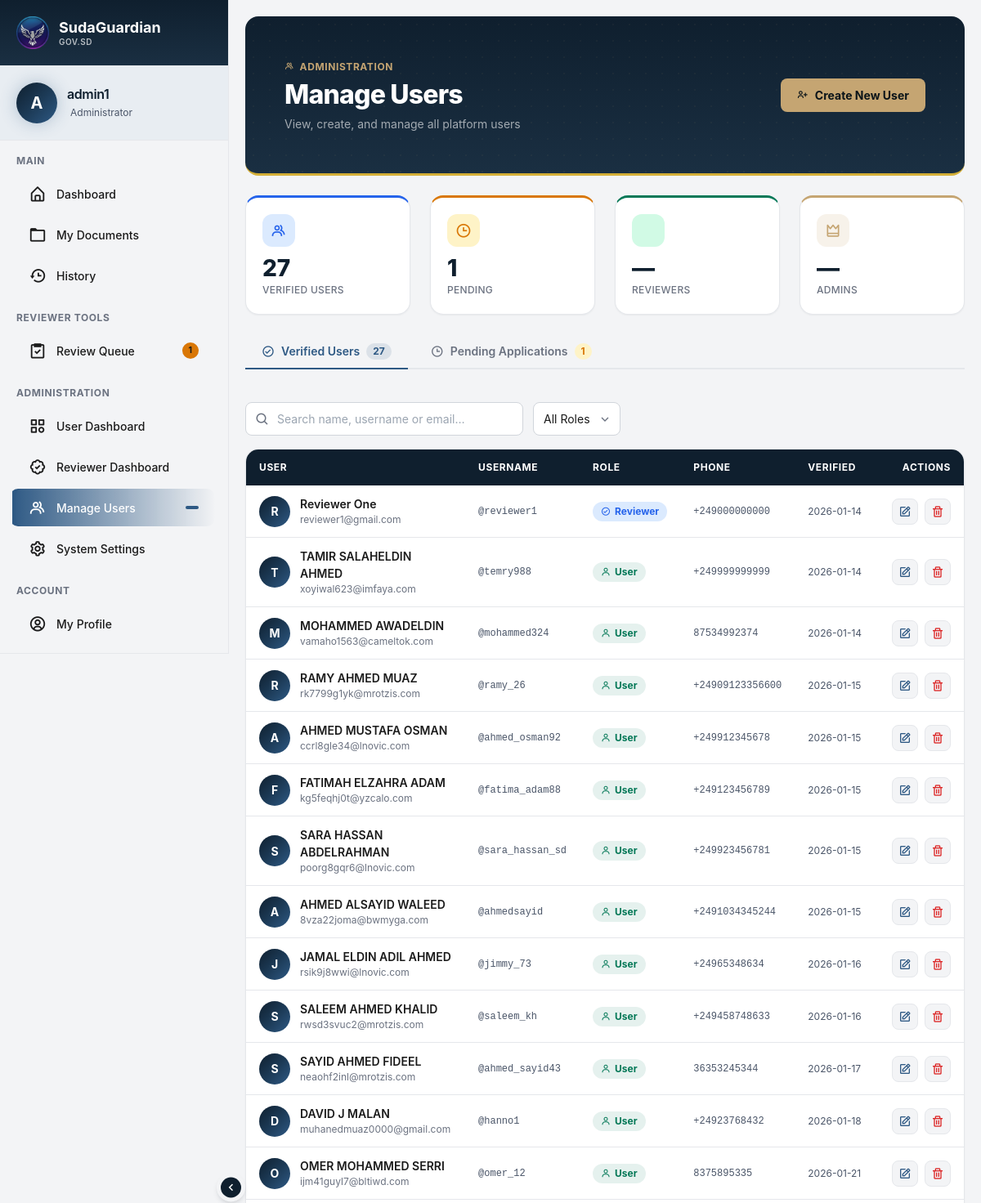
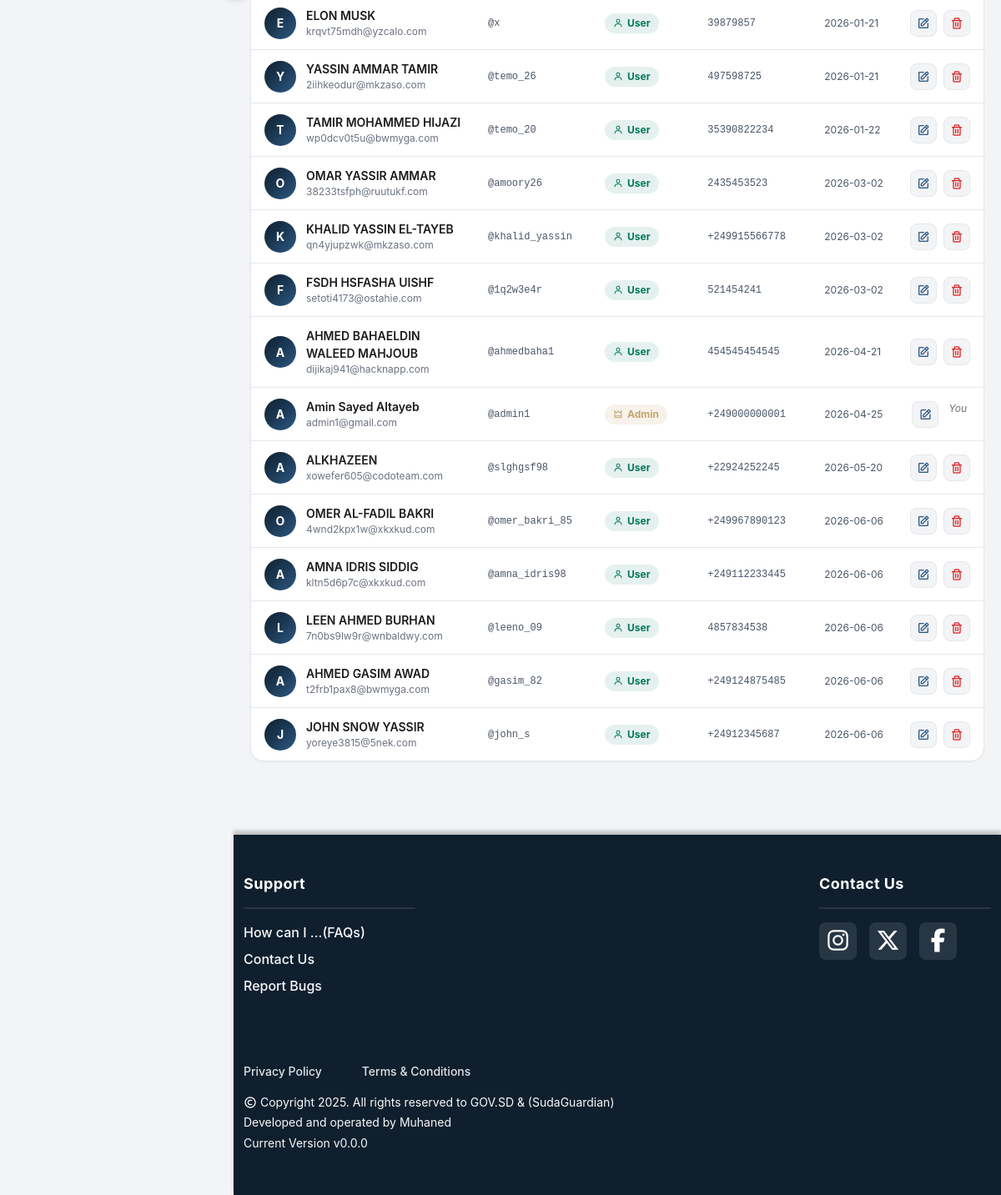
The app's page /manage-users (signed in), older data (2 pictures, top to bottom).
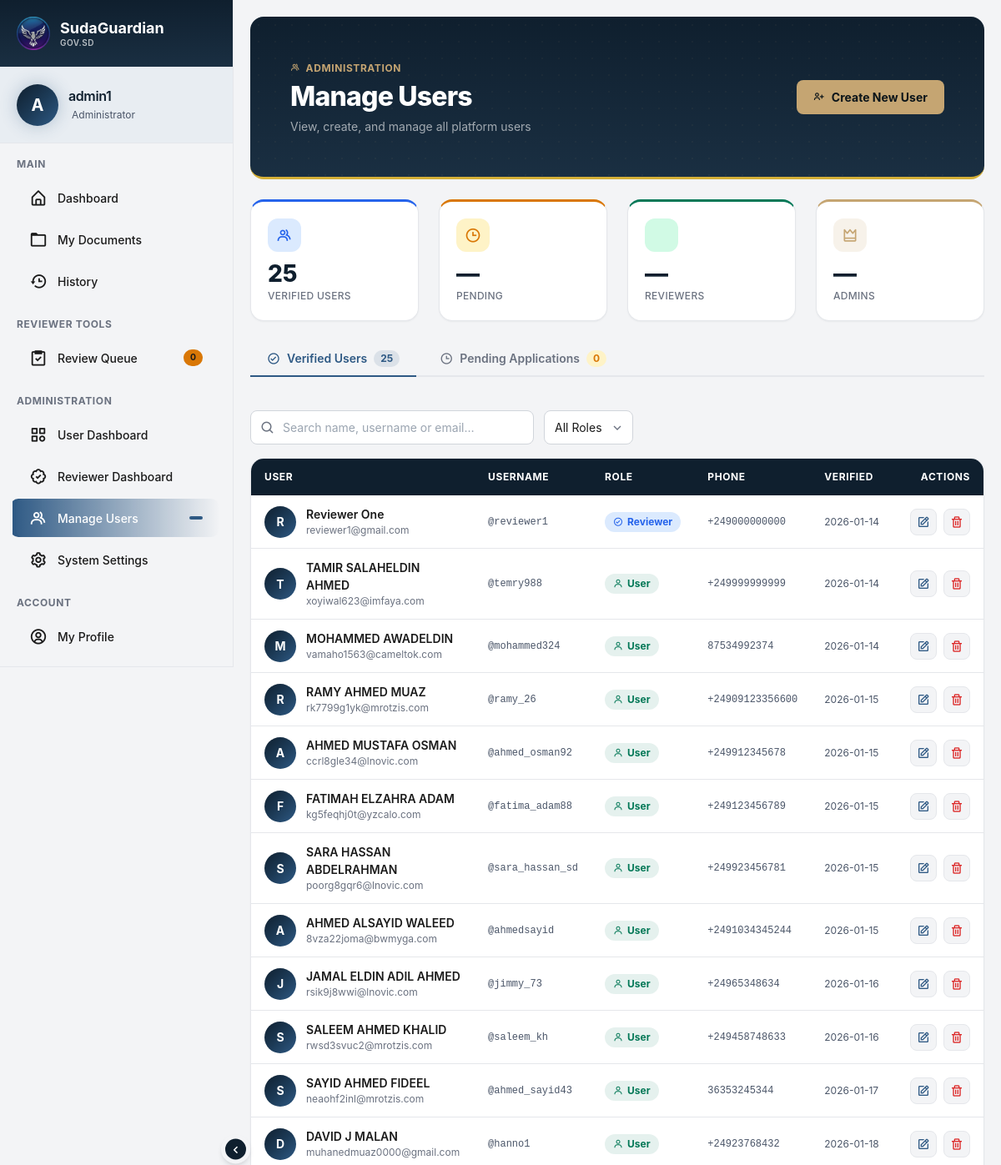
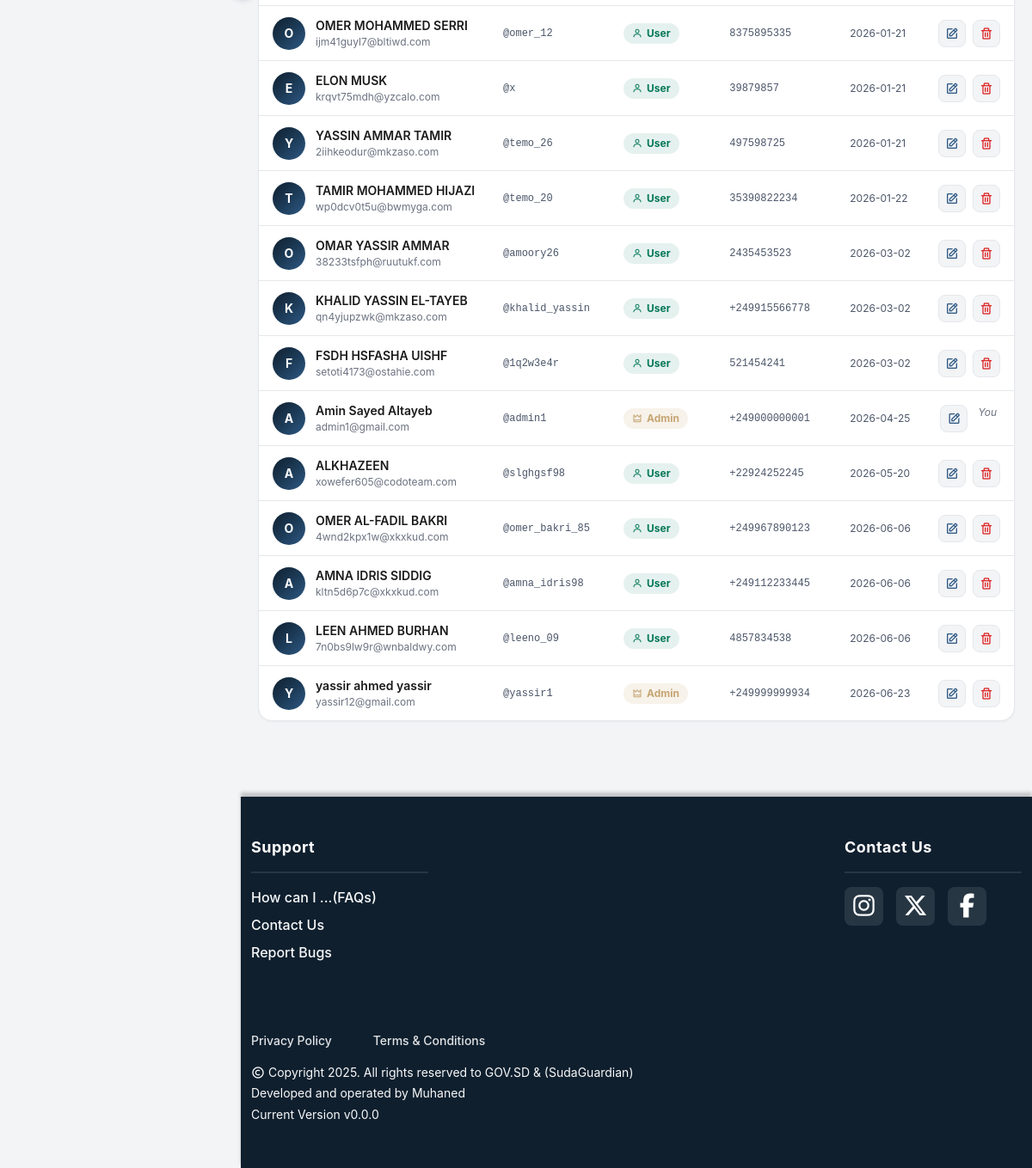
The same page, newer data (2 pictures, top to bottom).
### tables this page shows
CREATE TABLE users (
    id INTEGER PRIMARY KEY AUTOINCREMENT,
    username TEXT NOT NULL UNIQUE,
    password_hash TEXT,
    national_id_hash TEXT NOT NULL,
    full_name TEXT NOT NULL,
    birthdate TEXT,
    contact_email TEXT NOT NULL UNIQUE,
    contact_phone TEXT NOT NULL UNIQUE,
    verification_status TEXT NOT NULL DEFAULT 'verified',
    verified_at DATETIME NOT NULL,
    national_id_fast TEXT NOT NULL UNIQUE,
    role TEXT CHECK (role IN ('admin', 'user', 'reviewer')) NOT NULL
    , profile_picture TEXT, address TEXT, email_verified INTEGER NOT NULL DEFAULT 1);

### app.py (the view)
@app.route("/manage-users")
@login_required
@roles_required("admin")
def manage_users():
    pending_users = PendingUser.get_verified_pending_users()
    users = User.load_users()
    return render_template("manage_users.html", pending_users=pending_users, users=users)

### templates/manage_users.html (shortened to what this page needs)
{% extends "layout.html" %}
{% block head %}
<link rel="stylesheet" href="{{ url_for('static', filename='css/admin_style.css') }}">
{% endblock %}
{% block content %}
<div class="mu-wrapper">
    <div class="mu-header rounded-4 mb-4 p-5 position-relative overflow-hidden">
        <div class="d-flex align-items-center justify-content-between flex-wrap gap-3">
            <div>
                <p class="mu-eyebrow mb-1"><i class='bx bx-group'></i> Administration</p>
                <h1 class="mu-title mb-1">Manage Users</h1>
                <p class="mu-sub mb-0">View, create, and manage all platform users</p>
            </div>
            <button class="mu-btn-create" id="btnNewUser" type="button">
                <i class='bx bx-user-plus'></i> Create New User
            </button>
        </div>
    </div>
    <div class="row g-4 mb-4">
        <div class="col-6 col-md-3">
            <div class="mu-stat accent-blue">
                <div class="mu-stat-icon blue"><i class='bx bx-group'></i></div>
                <div class="mu-stat-value">{{ users|length if users else '—' }}</div>
                <div class="mu-stat-label">Verified Users</div>
            </div>
        </div>
        <div class="col-6 col-md-3">
            <div class="mu-stat accent-warn">
                <div class="mu-stat-icon warn"><i class='bx bx-time'></i></div>
                <div class="mu-stat-value">{{ pending_users|length if pending_users else '—' }}</div>
                <div class="mu-stat-label">Pending</div>
            </div>
        </div>
        <div class="col-6 col-md-3">
            <div class="mu-stat accent-green">
                <div class="mu-stat-icon green"></div>
                <div class="mu-stat-value">—</div>
                <div class="mu-stat-label">Reviewers</div>
            </div>
        </div>
        <div class="col-6 col-md-3">
            <div class="mu-stat accent-gold">
                <div class="mu-stat-icon gold"><i class='bx bx-crown'></i></div>
                <div class="mu-stat-value">—</div>
                <div class="mu-stat-label">Admins</div>
            </div>
        </div>
    </div>
    <div class="mu-tabs mb-4">
        <button class="mu-tab active" data-tab="verified">
            <i class='bx bx-check-circle'></i>
            Verified Users
            <span class="mu-tab-count">{{ users|length if users else 0 }}</span>
        </button>
        <button class="mu-tab" data-tab="pending">
            <i class='bx bx-time'></i>
            Pending Applications
            <span class="mu-tab-count mu-tab-count-warn">
                {{ pending_users|length if pending_users else 0 }}
            </span>
        </button>
    </div>
    <div class="mu-panel" id="panel-verified">
        <div class="mu-toolbar mb-3">
            <div class="mu-search-wrap">
                <i class='bx bx-search'></i>
                <input type="text" id="searchVerified"
                       placeholder="Search name, username or email…"
                       autocomplete="off">
            </div>
            <select class="mu-select" id="roleFilter">
                <option value="all">All Roles</option>
            </select>
        </div>
        <div class="mu-card">
            <div class="table-responsive">
                <table class="mu-table" id="verifiedTable">
                    <thead>
                        <tr>
                            <th>User</th>
                            <th>Username</th>
                            <th>Role</th>
                            <th>Phone</th>
                            <th>Verified</th>
                            <th class="text-end">Actions</th>
                        </tr>
                    </thead>
                    <tbody>
                        {% if users %}
                        {% for u in users %}
                        <tr data-name="{{ u.full_name | lower }}"
                            data-username="{{ u.username | lower }}"
                            data-email="{{ u.contact_email | lower }}"
                            data-role="{{ u.role }}">
                            <td>
                                <div class="mu-user-cell">
                                    <div class="mu-avatar">{{ u.full_name[0] | upper }}</div>
                                    <div>
                                        <div class="mu-user-name">{{ u.full_name }}</div>
                                        <div class="mu-user-email">{{ u.contact_email }}</div>
                                    </div>
                                </div>
                            </td>
                            <td class="mu-mono">@{{ u.username }}</td>
                            <td>
                                <span class="mu-role-badge mu-role-{{ u.role }}">
                                    {% if u.role == 'admin' %}<i class='bx bx-crown'></i>
                                    {% elif u.role == 'reviewer' %}<i class='bx bx-check-circle'></i>
                                    {% else %}<i class='bx bx-user'></i>{% endif %}
                                    {{ u.role | capitalize }}
                                </span>
                            </td>
                            <td class="mu-mono">{{ u.contact_phone or '—' }}</td>
                            <td class="mu-date">
                                {{ u.verified_at[:10] if u.verified_at else '—' }}
                            </td>
                            <td class="text-end">
                                <div class="d-flex gap-2 justify-content-end">
                                    <button class="mu-btn-icon mu-btn-edit"
                                            data-bs-toggle="modal"
                                            data-bs-target="#editModal"
                                            data-id="{{ u.id }}"
                                            data-name="{{ u.full_name }}"
                                            data-username="{{ u.username }}"
                                            data-email="{{ u.contact_email }}"
                                            data-phone="{{ u.contact_phone or '' }}"
                                            data-role="{{ u.role }}"
                                            title="Edit role">
                                        <i class='bx bx-edit'></i>
                                    </button>
                                    {% if u.id != current_user.id %}
                                    <button class="mu-btn-icon mu-btn-delete"
                                            data-bs-toggle="modal"
                                            data-bs-target="#deleteModal"
                                            data-id="{{ u.id }}"
                                            data-name="{{ u.full_name }}"
                                            title="Delete user">
                                        <i class='bx bx-trash'></i>
                                    </button>
                                    {% else %}
                                    <span class="mu-self-label">You</span>
                                    {% endif %}
                                </div>
                            </td>
                        </tr>
                        {% endfor %}
                        {% endif %}
                    </tbody>
                </table>
            </div>
        </div>
    </div>
</div>
{% endblock %}

### templates/layout.html (shortened to what this page needs)
<!DOCTYPE html>
<html lang="en">
<head>
    <link href="https://cdn.jsdelivr.net/npm/bootstrap@5.2.3/dist/css/bootstrap.min.css" rel="stylesheet"
>
    <link href="https://unpkg.com/boxicons@2.1.4/css/boxicons.min.css" rel="stylesheet">
    <link rel="stylesheet" href="{{ url_for('static', filename='css/styles.css') }}">
    {% block head %}{% endblock %}
</head>
<body>
    <div class="{% if current_user.is_authenticated %}layout-wrapper{% endif %}">
        {% if current_user.is_authenticated %}
        {% include 'sidebar.html' %}
        {% endif %}
        <div class="{% if current_user.is_authenticated %}main-content{% endif %}" id="mainContent">
            <main>
                <div class="w-100 mt-3 main-content-wrapper d-flex flex-column flex-grow-1 px-0">
                    <div class="page-content-body flex-grow-1">
                        {% block content %}
                        {% endblock %}
                    </div>
                    {% include 'footer.html' %}
                </div>
            </main>
        </div>
    </div>
</body>
</html>

### templates/sidebar.html (shortened to what this page needs)
{% block head %}
<link rel="stylesheet" href="{{ url_for('static', filename='css/sidebar.css') }}">
{% endblock %}
<aside class="offcanvas-lg offcanvas-start sidebar collapsed" id="sidebar">
    <div class="sidebar-header">
        <div class="sidebar-brand">
            <img src="{{ url_for('static', filename='logo.png') }}" alt="SudaGuardian Logo" class="sidebar-logo">
            <div class="sidebar-brand-text">
                <span class="sidebar-name">SudaGuardian</span>
                <span class="sidebar-subtitle">GOV.SD</span>
            </div>
        </div>
    </div>
    <div class="sidebar-user">
        <div class="user-avatar">
            <span>{{ current_user.username[:1].upper() }}</span>
        </div>
        <div class="user-info">
            <h6 class="user-name">{{ current_user.username }}</h6>
            <span class="user-role">
                {% if current_user.role == 'admin' %}
                 Administrator
                {% elif current_user.role == 'reviewer' %}
                <i class='bx bx-check-circle'></i> Document Reviewer
                {% else %}
                <i class='bx bx-user'></i> Citizen
                {% endif %}
            </span>
        </div>
    </div>
    <div class="sidebar-menu">
        <div class="menu-section">
            <span class="menu-section-title">Main</span>
            <a href="/{{ current_user.role }}-dashboard" class="menu-item">
                <i class='bx bx-home-alt'></i>
                <span class="menu-text">Dashboard</span>
            </a>
            <a href="{{ url_for('my_documents') }}" class="menu-item">
                <i class='bx bx-folder'></i>
                <span class="menu-text">My Documents</span>
            </a>
            <a href="{{ url_for('history') }}" class="menu-item">
                <i class='bx bx-history'></i>
                <span class="menu-text">History</span>
            </a>
        </div>
        {% if current_user.role == 'reviewer' or current_user.role == 'admin' %}
        <div class="menu-section">
            <span class="menu-section-title">Reviewer Tools</span>
            <a href="{{ url_for('review_queue') }}" class="menu-item">
                <i class='bx bx-task'></i>
                <span class="menu-text">Review Queue</span>
                <span class="menu-badge badge-warning">{{ pending_users|length }}</span>
            </a>
        </div>
        {% endif %}
        {% if current_user.role == 'admin' %}
        <div class="menu-section">
            <span class="menu-section-title">Administration</span>
            <a href="{{ url_for('user_dashboard') }}" class="menu-item">
                <i class="bx bx-category"></i>
                <span class="menu-text">User Dashboard</span>
            </a>
            <a href="{{ url_for('reviewer_dashboard') }}" class="menu-item">
                <i class="bx bx-badge-check"></i>
                <span class="menu-text">Reviewer Dashboard</span>
            </a>
            <a href="{{ url_for('manage_users') }}" class="menu-item">
                <i class='bx bx-group'></i>
                <span class="menu-text">Manage Users</span>
                <span class="menu-badge">{{ total_users }}</span>
            </a>
            <a href="{{ url_for('system_settings') }}" class="menu-item">
                <i class='bx bx-cog'></i>
                <span class="menu-text">System Settings</span>
            </a>
        </div>
        {% endif %}
        <div class="menu-section">
            <span class="menu-section-title">Account</span>
            <a href="{{ url_for('my_profile') }}" class="menu-item">
                <i class='bx bx-user-circle'></i>
                <span class="menu-text">My Profile</span>
            </a>
            <a href="{{ url_for('help_and_support') }}" class="menu-item">
            </a>
        </div>
    </div>
    <div class="sidebar-footer">
    </div>
</aside>
<button class="sidebar-toggle-btn d-none d-lg-flex" id="sidebarToggle">
    <i class="bx bx-chevron-right" id="toggleIcon"></i>
</button>

### templates/footer.html (shortened to what this page needs)
<footer class="text-light py-4 ">
        <div class="container text-start py-4">
            <div class="row d-flex justify-content-between">
                <div class="col-md-3 mb-4">
                    <h6 class="ftr-header fw-bold">Support</h6>
                    <hr class="ftr-line">
                    <a class="ftr-link text-light d-block mb-2" href="{{ url_for('help_and_support') }}#faq">How can I ...(FAQs)</a>
                    <a class="ftr-link text-light d-block mb-2" href="{{ url_for('help_and_support') }}#contact">Contact Us</a>
                    <a class="ftr-link text-light d-block mb-2" href="{{ url_for('report_bugs') }}">Report Bugs</a>
                </div>
                <div class="col-md-3 mb-4">
                    <h6 class="ftr-header fw-bold">Contact Us</h6>
                    <hr class="ftr-line">
                    <div class="d-flex justify-content-start">
                        <a class="ftr-icon" href=""><i class="fa-brands fa-instagram"></i></a>
                        <a class="ftr-icon" href=""><i class="fa-brands fa-x-twitter"></i></a>
                        <a class="ftr-icon" href=""><i class="fa-brands fa-facebook-f"></i></a>
                    </div>
                </div>
            </div>
            <div class="text-start mt-5">
                <div class="d-flex gap-5">
                    <a class="ftr-link-decorated text-light" href="{{ url_for('privacy_policy') }}">Privacy Policy</a>
                    <a class="ftr-link-decorated text-light" href="{{ url_for('terms_and_conditions') }}">Terms & Conditions</a>
                </div>
                <div class="d-flex text-light gap-1 mt-3">
                    <span><i class='bx bx-copyright'></i></span>
                    <small>Copyright 2025. All rights reserved to GOV.SD & (SudaGuardian)</small>
                </div>
                <div class="text-light gap-1">
                    <small class="text-light d-block mb-1">Developed and operated by Muhaned</small>
                    <small class="text-light d-block mb-1">Current Version v0.0.0</small>
                </div>
            </div>
        </div>
    </footer>

Row changes from the older to the newer data that the page shows:
removed users: full_name "A", full_name "AHMED BAHAELDIN WALEED MAHJOUB", contact_email "dijikaj941@hacknapp.com", username "ahmedbaha1", role "User", contact_phone "454545454545", verified_at "2026-04-21"
removed users: full_name "A", full_name "AHMED GASIM AWAD", contact_email "t2frb1pax8@bwmyga.com", username "gasim_82", role "User", contact_phone "+249124875485", verified_at "2026-06-06"
removed users: full_name "J", full_name "JOHN SNOW YASSIR", contact_email "yoreye3815@5nek.com", username "john_s", role "User", contact_phone "+24912345687", verified_at "2026-06-06"
added users: full_name "Y", full_name "yassir ahmed yassir", contact_email "yassir12@gmail.com", username "yassir1", role "Admin", contact_phone "+249999999934", verified_at "2026-06-23"
Text that changed along with them:
{{ pending_users|length }}: "1" → "0"
{{ users|length if users else '—' }}: "27" → "25"
{{ pending_users|length if pending_users else '—' }}: "1" → "—"
{{ users|length if users else 0 }}: "27" → "25"
{{ pending_users|length if pending_users else 0 }}: "1" → "0"
